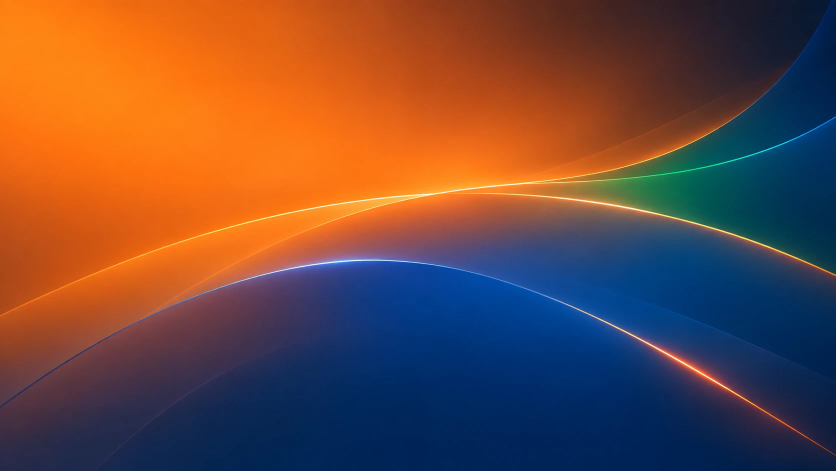
#> input picture assets/abstract-source-2.webp, 1672 x 941 px (shown at 1/2 size); the run also reads 1 picture not shown here
$ python animate_countdown_v2.py ../assets/abstract-source-2.webp ../assets/abstract-source.webp ../assets/abstract-source.webp ../assets/abstract-source.webp
#> lines starting #> are read from the running program, lines starting #| are printed output that depends on the picture; after the words box and inside, x2 and y2 are one past the last pixel; in counts of white or black regions, pixels touching at a corner belong together
import sys, os, math
import numpy as np, cv2

SRC, BG, OUT, LOGO = sys.argv[1], sys.argv[2], sys.argv[3], sys.argv[4]
os.makedirs(OUT, exist_ok=True)
W, H = 1080, 1920
FPS, SECS = 20, 6
N = FPS * SECS

I8 = cv2.imread(SRC)[:, :, ::-1].copy()
I = I8.astype(np.float32)
h0, w0 = I.shape[:2]
#> h0 = 941; w0 = 1672
bg = cv2.imread(BG)[:, :, ::-1].astype(np.float32)
bg = cv2.resize(bg, (W, H), interpolation=cv2.INTER_AREA)
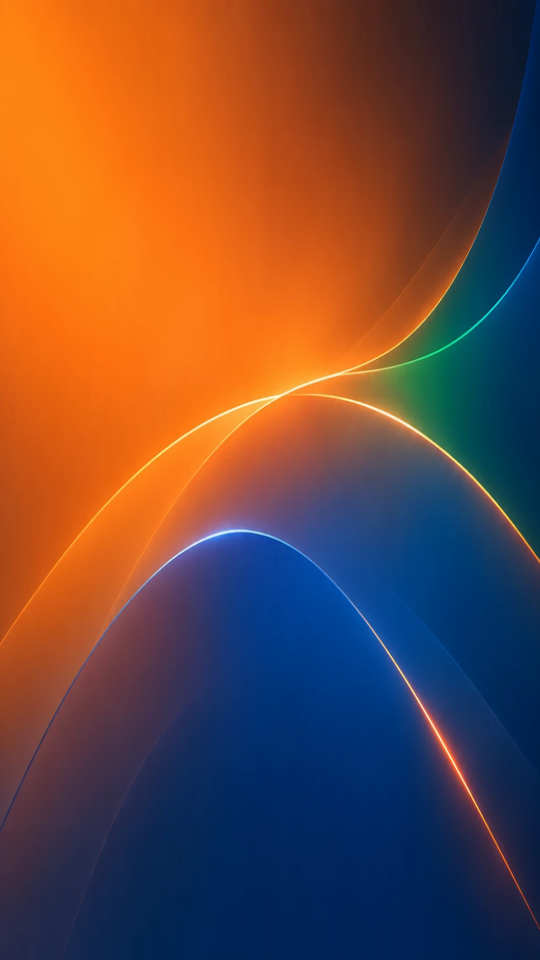
#> bg: shape (1920, 1080, 3) float32 (shown at 1/2 size); mean R, G, B 111.3, 73.7, 63; drawn with min black and max white
# remove old bottom-right logo from the background
_m = (bg.min(axis=2) > 120).astype(np.uint8); _m[:1740] = 0; _m[:, :780] = 0; _m[1890:] = 0
#> after `_m = (bg.min(axis=2) > 120).astype(np.uint8)`:
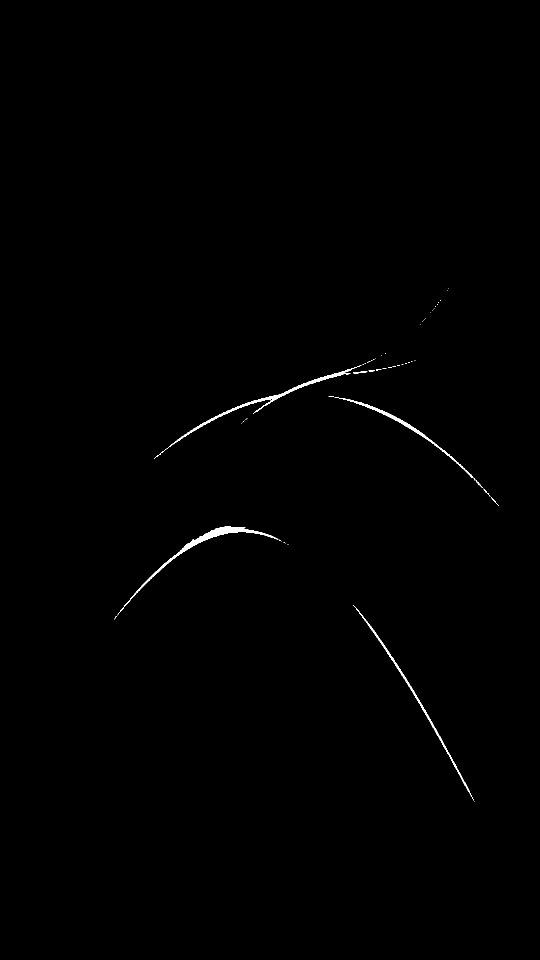
#> _m: shape (1920, 1080) (shown at 1/2 size); values 0 (black) and 1 (white), 0.36% white; 72 white regions (63 under 20 px), largest, box (x1, y1, x2, y2) and area: (235, 1052, 557, 1230) 2224, (336, 735, 714, 895) 1989, (709, 1212, 948, 1601) 1431
#> after `_m[:1740] = 0`: _m: shape (1920, 1080); 0.36% of pixels changed, all inside (x1, y1, x2, y2) = (228, 576, 997, 1603)
_m = cv2.dilate(_m, np.ones((11, 11), np.uint8))
_b8 = np.clip(bg, 0, 255).astype(np.uint8)
_sm = cv2.inpaint(cv2.resize(_b8, (W // 2, H // 2)), cv2.resize(_m, (W // 2, H // 2), interpolation=cv2.INTER_NEAREST), 12, cv2.INPAINT_TELEA)
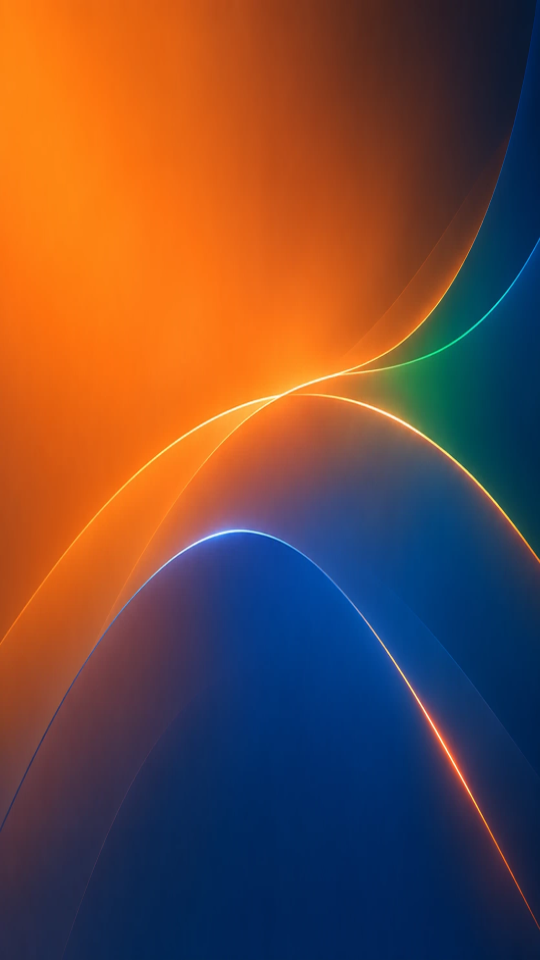
#> _sm: shape (960, 540, 3); mean R, G, B 111.3, 73.9, 63
_sm = cv2.GaussianBlur(cv2.resize(_sm, (W, H), interpolation=cv2.INTER_CUBIC).astype(np.float32), (0, 0), 6)
#> _sm: shape (1920, 1080, 3) float32
_mf = cv2.GaussianBlur(_m.astype(np.float32), (0, 0), 4)[..., None]
#> _mf: shape (1920, 1080, 1) float32; every value is 0
bg = bg * (1 - _mf) + _sm * _mf
# new logo strip, bottom-right (HRDF part keeps the old size/position)
from PIL import Image as _PI
_lg = np.array(_PI.open(LOGO).convert('RGBA')).astype(np.float32)
_al = _lg[..., 3] > 10
#> _al: shape (941, 1672) bool; every value is 1
_ys, _xs = np.nonzero(_al)
_lg = _lg[_ys.min():_ys.max() + 1, _xs.min():_xs.max() + 1]
_s = 222 / 247.0                      # HRDF part keeps the old logo's size
_lw, _lh = int(round(_lg.shape[1] * _s)), int(round(_lg.shape[0] * _s))
_pa = _lg[..., 3:] / 255
#> _pa: shape (941, 1672, 1) float32; every value is 1
_pm = np.concatenate([_lg[..., :3] * _pa, _pa], -1)       # premultiplied
_pm = cv2.resize(_pm, (_lw, _lh), interpolation=cv2.INTER_AREA)
#> _pm: shape (846, 1503, 4) float32
LOGO_A = np.zeros((H, W), np.float32); LOGO_P = np.zeros((H, W, 3), np.float32)
_x1, _y1 = 1041, 1871
#> (the run stopped early here; a loop or call above may not have finished)
